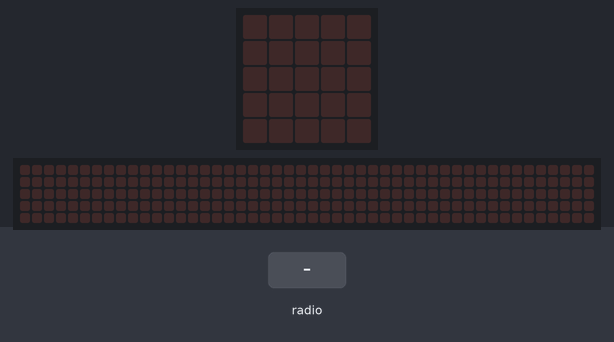
Simulated run of this program. Board: BBC micro:bit running MicroPython. On the bench: the board's 5×5 LED display, a strip that is not on the board, showing the scrolling text unrolled. The inputs (shaded band) are chosen by the test bench. The 48×5 strip is a reading aid, not a part: it shows the text the display is scrolling, unrolled, one strip-width of it at a time.

Above: at 1.2 s.
1.3 s: radio message "1" arrives
At 1.37 s:
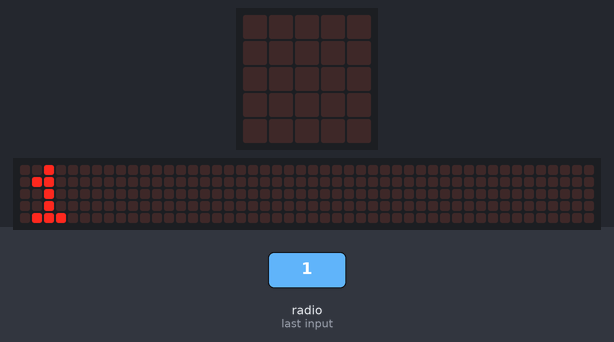
At 1.82 s:
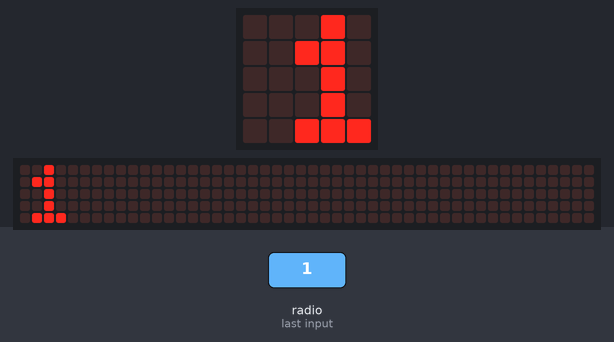
Timing chart, 0 to 4.3 s (numbered marks = the images above; inputs shaded):
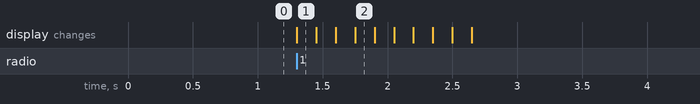

The program:

Broadcast_Communications_Task2_Receiver.py
```python
# Task 2:

from microbit import *
import radio

radio.on()

while True:
    # Listen for a message
    message = radio.receive()

    # If message received, display
    if message is not None:
        display.scroll(message)
```

Measured:
- after the input at 1.3 s, the display: changes at once (image 1)
